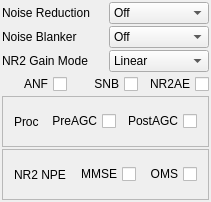
<?xml version="1.0" encoding="UTF-8"?>
<ui version="4.0">
 <class>NoiseFilterWidget</class>
 <widget class="QWidget" name="NoiseFilterWidget">
  <property name="geometry">
   <rect>
    <x>0</x>
    <y>0</y>
    <width>211</width>
    <height>202</height>
   </rect>
  </property>
  <property name="sizePolicy">
   <sizepolicy hsizetype="Expanding" vsizetype="Expanding">
    <horstretch>0</horstretch>
    <verstretch>0</verstretch>
   </sizepolicy>
  </property>
  <property name="windowTitle">
   <string>NoiseFilterWidget</string>
  </property>
  <layout class="QVBoxLayout" name="verticalLayout">
   <property name="spacing">
    <number>2</number>
   </property>
   <property name="sizeConstraint">
    <enum>QLayout::SetDefaultConstraint</enum>
   </property>
   <property name="leftMargin">
    <number>2</number>
   </property>
   <property name="topMargin">
    <number>2</number>
   </property>
   <property name="rightMargin">
    <number>2</number>
   </property>
   <property name="bottomMargin">
    <number>2</number>
   </property>
   <item>
    <layout class="QHBoxLayout" name="horizontalLayout">
     <item>
      <widget class="QLabel" name="label_2">
       <property name="text">
        <string>Noise Reduction </string>
       </property>
      </widget>
     </item>
     <item>
      <widget class="QComboBox" name="nrModeComboBox">
       <item>
        <property name="text">
         <string>Off</string>
        </property>
       </item>
       <item>
        <property name="text">
         <string>NR1</string>
        </property>
       </item>
       <item>
        <property name="text">
         <string>NR2</string>
        </property>
       </item>
       <item>
        <property name="text">
         <string>NR3</string>
        </property>
       </item>
       <item>
        <property name="text">
         <string>NR4</string>
        </property>
       </item>
      </widget>
     </item>
    </layout>
   </item>
   <item>
    <layout class="QHBoxLayout" name="horizontalLayout_6">
     <item>
      <widget class="QLabel" name="label">
       <property name="text">
        <string>Noise Blanker </string>
       </property>
      </widget>
     </item>
     <item>
      <widget class="QComboBox" name="nbModeComboBox">
       <item>
        <property name="text">
         <string>Off</string>
        </property>
       </item>
       <item>
        <property name="text">
         <string>NB1</string>
        </property>
       </item>
       <item>
        <property name="text">
         <string>NB2</string>
        </property>
       </item>
      </widget>
     </item>
    </layout>
   </item>
   <item>
    <layout class="QHBoxLayout" name="horizontalLayout_3">
     <item>
      <widget class="QLabel" name="label_3">
       <property name="text">
        <string>NR2 Gain Mode </string>
       </property>
      </widget>
     </item>
     <item>
      <widget class="QComboBox" name="nr2GainComboBox">
       <item>
        <property name="text">
         <string>Linear</string>
        </property>
       </item>
       <item>
        <property name="text">
         <string>Log</string>
        </property>
       </item>
       <item>
        <property name="text">
         <string>Method</string>
        </property>
       </item>
      </widget>
     </item>
    </layout>
   </item>
   <item>
    <layout class="QHBoxLayout" name="horizontalLayout_2">
     <item>
      <widget class="QCheckBox" name="anfCheckBox">
       <property name="layoutDirection">
        <enum>Qt::RightToLeft</enum>
       </property>
       <property name="text">
        <string>ANF</string>
       </property>
      </widget>
     </item>
     <item>
      <widget class="QCheckBox" name="snbCheckBox">
       <property name="layoutDirection">
        <enum>Qt::RightToLeft</enum>
       </property>
       <property name="text">
        <string>SNB</string>
       </property>
      </widget>
     </item>
     <item>
      <widget class="QCheckBox" name="nr2aeCheckBox">
       <property name="layoutDirection">
        <enum>Qt::RightToLeft</enum>
       </property>
       <property name="text">
        <string>NR2AE</string>
       </property>
      </widget>
     </item>
    </layout>
   </item>
   <item>
    <widget class="QFrame" name="frame_5">
     <property name="frameShape">
      <enum>QFrame::StyledPanel</enum>
     </property>
     <property name="frameShadow">
      <enum>QFrame::Raised</enum>
     </property>
     <layout class="QHBoxLayout" name="horizontalLayout_5">
      <item>
       <widget class="QLabel" name="label_4">
        <property name="text">
         <string>Proc</string>
        </property>
       </widget>
      </item>
      <item>
       <widget class="QCheckBox" name="preAGCCheckBox">
        <property name="layoutDirection">
         <enum>Qt::RightToLeft</enum>
        </property>
        <property name="text">
         <string>PreAGC</string>
        </property>
        <property name="autoExclusive">
         <bool>true</bool>
        </property>
       </widget>
      </item>
      <item>
       <widget class="QCheckBox" name="postAGCCheckBox">
        <property name="layoutDirection">
         <enum>Qt::RightToLeft</enum>
        </property>
        <property name="text">
         <string>PostAGC</string>
        </property>
        <property name="autoExclusive">
         <bool>true</bool>
        </property>
       </widget>
      </item>
     </layout>
    </widget>
   </item>
   <item>
    <widget class="QFrame" name="frame_4">
     <property name="frameShape">
      <enum>QFrame::StyledPanel</enum>
     </property>
     <property name="frameShadow">
      <enum>QFrame::Raised</enum>
     </property>
     <layout class="QHBoxLayout" name="horizontalLayout_4">
      <item>
       <widget class="QLabel" name="label_5">
        <property name="text">
         <string>NR2 NPE</string>
        </property>
       </widget>
      </item>
      <item>
       <widget class="QCheckBox" name="mmseCheckBox">
        <property name="layoutDirection">
         <enum>Qt::RightToLeft</enum>
        </property>
        <property name="text">
         <string>MMSE</string>
        </property>
        <property name="autoExclusive">
         <bool>true</bool>
        </property>
       </widget>
      </item>
      <item>
       <widget class="QCheckBox" name="omsCheckBox">
        <property name="layoutDirection">
         <enum>Qt::RightToLeft</enum>
        </property>
        <property name="styleSheet">
         <string notr="true"/>
        </property>
        <property name="text">
         <string>OMS</string>
        </property>
        <property name="autoExclusive">
         <bool>true</bool>
        </property>
       </widget>
      </item>
     </layout>
    </widget>
   </item>
  </layout>
 </widget>
 <layoutdefault spacing="6" margin="11"/>
 <resources/>
 <connections/>
</ui>
